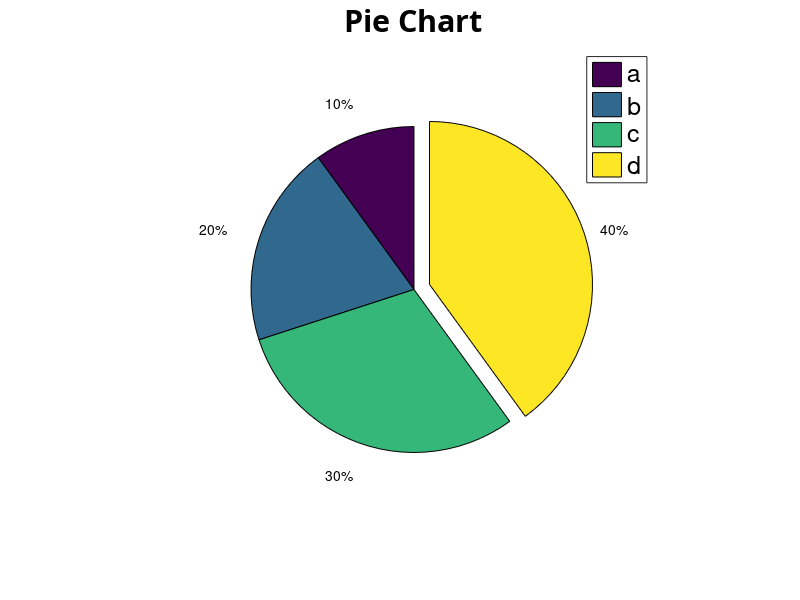

Here is the MATLAB script that generated this plot:
clc, clear
close all

data = [0.1 0.2 0.3 0.4];
labels = {'a', 'b', 'c', 'd'};
explode = [0 0 0 1];

%% plot pi chart
% pie(data, explode, labels)
% create pie chart without outline
figure
pie(data, explode)
% 坐标轴边框线宽1.6, 坐标轴字体与大小为Times New Roman和16
set(gca, 'linewidth', 2, 'fontsize', 20, 'fontname', 'TimesRoman', 'fontweight', 'bold')
title('Pie Chart')
legend(labels)

% % plot 3D pie chart
% figure
% % pie3(data,explode,labels)
% pie3(data, explode)
% title('3D Pie Chart')
% % legend(labels, 'Location', 'EastOutside')
% legend(labels)
